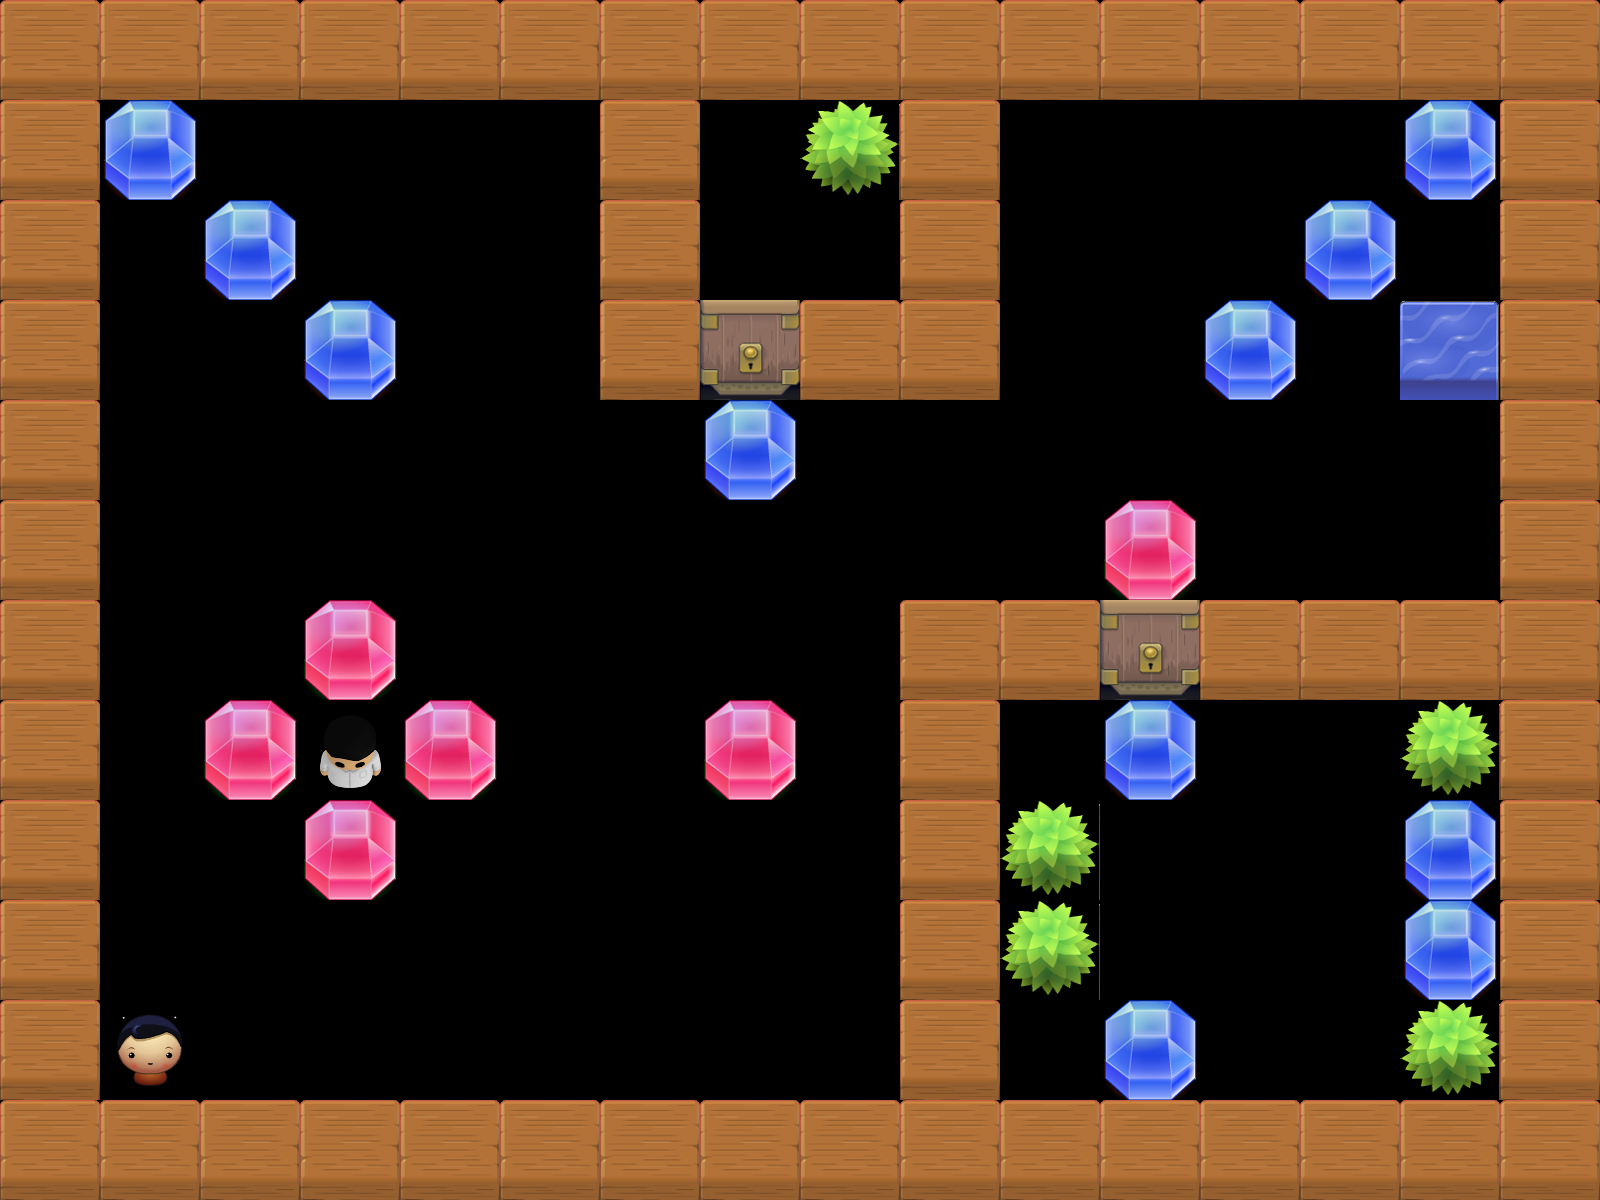

This is a level from a 2D game, rendered from its Tiled map with the project's own tilesets. A one-line summary and the complete map file follow:
An orthogonal 16x12 tile map with 100x100 px tiles, 1 tile layer (Tile Layer 1).

<map version="1.0" orientation="orthogonal" width="16" height="12" tilewidth="100" tileheight="100">
 <tileset firstgid="1" name="tileset" tilewidth="100" tileheight="100">
  <image source="../../Dev/tileset.png" width="500" height="500" />
 </tileset>
 <layer name="Tile Layer 1" width="16" height="12">
  <data encoding="csv">
21,21,21,21,21,21,21,21,21,21,21,21,21,21,21,21,
21,1,0,0,0,0,21,0,8,21,0,0,0,0,1,21,
21,0,1,0,0,0,21,0,0,21,0,0,0,1,0,21,
21,0,0,1,0,0,21,11,21,21,0,0,1,0,9,21,
21,0,0,0,0,0,0,1,0,0,0,0,0,0,0,21,
21,0,0,0,0,0,0,0,0,0,0,2,0,0,0,21,
21,0,0,2,0,0,0,0,0,21,21,11,21,21,21,21,
21,0,2,6,2,0,0,2,0,21,0,1,0,0,8,21,
21,0,0,2,0,0,0,0,0,21,8,0,0,0,1,21,
21,0,0,0,0,0,0,0,0,21,8,0,0,0,1,21,
21,7,0,0,0,0,0,0,0,21,0,1,0,0,8,21,
21,21,21,21,21,21,21,21,21,21,21,21,21,21,21,21
</data>
 </layer>
</map>